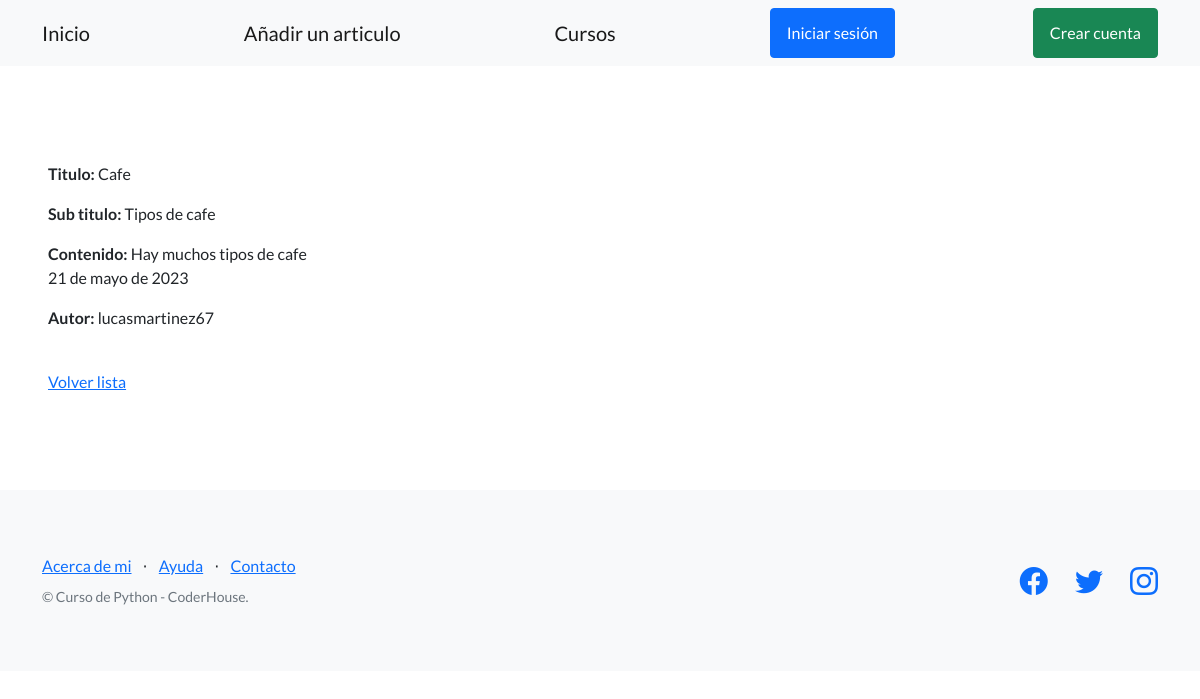
The app's page /pages/articulos/1/, older data.
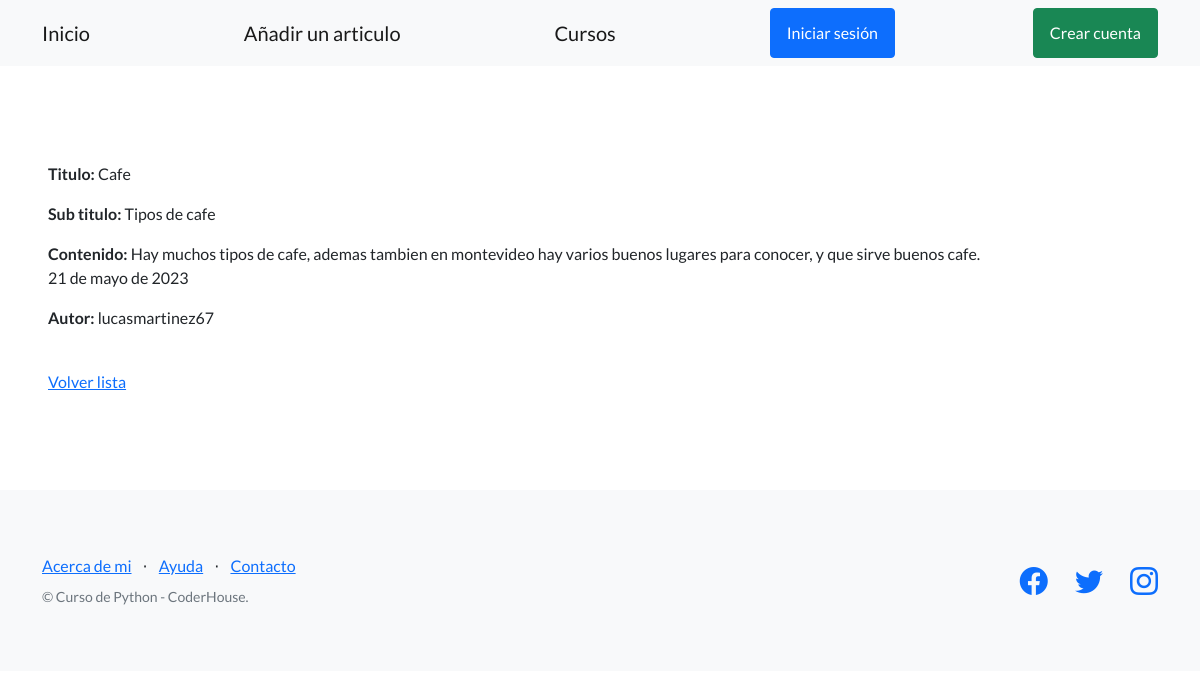
The same page, newer data.
### AppBlog/models.py (models this page shows, shortened)
class Articulo(models.Model):
    autor = models.ForeignKey(User, on_delete=models.SET_NULL, null=True)
    titulo = models.CharField(max_length=256)
    sub_titulo = models.CharField(max_length=256)
    fecha = models.DateField()
    contenido = models.TextField()

### AppBlog/views.py (the view)
# urls.py: path('articulos/<int:pk>/', views.ArticuloDetailView.as_view(), name="ver_articulo"),
class ArticuloDetailView(DetailView):
    model = Articulo
    success_url = reverse_lazy('articulo_list')

### AppBlog/templates/AppBlog/articulo_detail.html
{% extends "AppBlog/base.html" %}
{% block contenido %}
<p>
  <strong>Titulo:</strong> {{object.titulo}}
</p>
<p>
  <strong>Sub titulo:</strong> {{object.sub_titulo}}
</p>
<p>
  <section style="padding:rem 1rem;">
  <strong>Contenido:</strong> {{object.contenido}}
  </section>
  {{object.fecha}}
</p>
<p>
  <strong>Autor:</strong> {{object.autor}}
</p>
<br>
<a href="{% url 'articulo_list' %}">Volver lista</a>
{% endblock contenido %}

Row changes from the older to the newer data that the page shows:
changed Articulo "Cafe": contenido "Hay muchos tipos de cafe" → "Hay muchos tipos de cafe, ademas tambien en montevideo hay varios buenos lugares para conocer, y que sirve buenos cafe."
